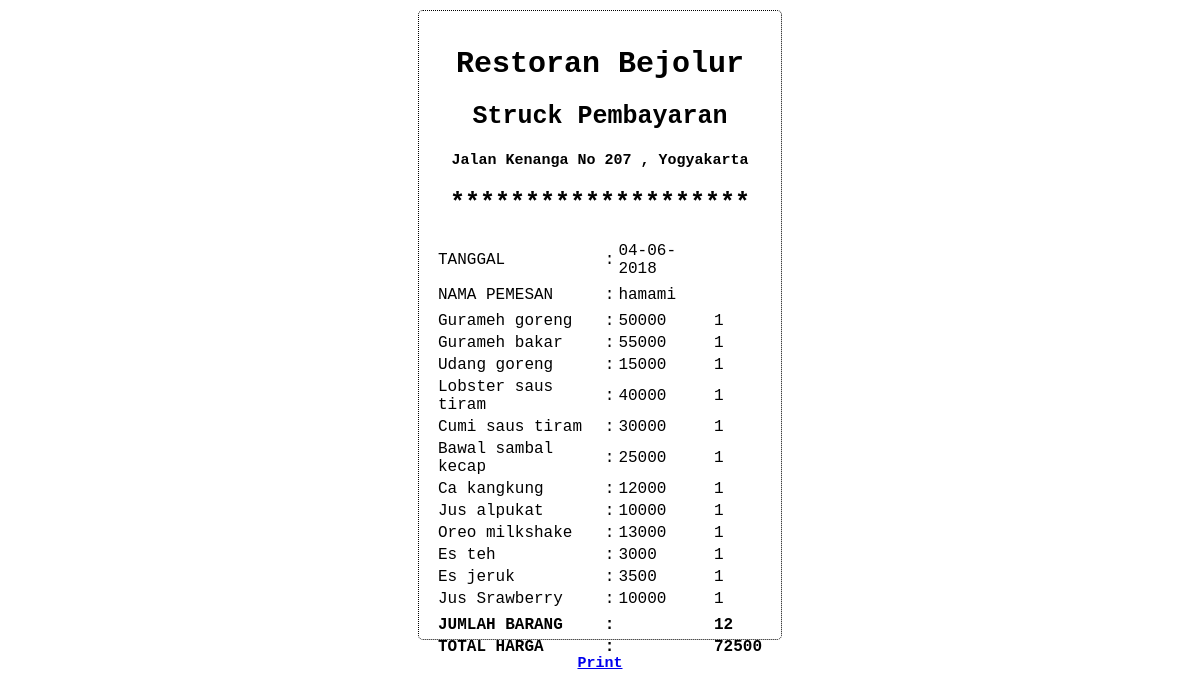
The page /struck.php?user=hamami on the database its author committed.
### tables this page shows
CREATE TABLE IF NOT EXISTS `pesan` (
  `namapelanggan` varchar(50) NOT NULL,
  `alamat` varchar(100) NOT NULL,
  `tanggalpesan` date NOT NULL,
  `order1` int(11) NOT NULL,
  `order2` int(11) NOT NULL,
  `order3` int(11) NOT NULL,
  `order4` int(11) NOT NULL,
  `order5` int(11) NOT NULL,
  `order6` int(11) NOT NULL,
  `order7` int(11) NOT NULL,
  `order8` int(11) NOT NULL,
  `order9` int(11) NOT NULL,
  `order10` int(11) NOT NULL,
  `order11` int(11) NOT NULL,
  `order12` int(11) NOT NULL,
  `totalharga` int(11) NOT NULL,
  `totalbarang` int(11) NOT NULL
);

### struck.php (the view, shortened to what this page needs)
<html>
<head>
	<link href ="struk.css" rel = "stylesheet" type="text/css" media = "all" />
</head>
<body>
	<div class="container">
		<h1> Restoran Bejolur </h1>
		<h2> Struck Pembayaran </h2>
		<h3> Jalan Kenanga No 207 , Yogyakarta</h3>
		<h2> ******************** </h2>
<?php
$tgl_skrg = date("d-m-Y");
$host = "localhost";
$username = "root";
$password = "";
$db_name = "jalres";
$konek = new mysqli($host, $username, $password , $db_name);
if($konek->connect_error){
  die("Koneksi Gagal Karena : ". $konek->connect_error);
}else {
$user = $_GET['user'];
$sql = "select * from pesan where namapelanggan = '$user' ";
$data = $konek->query($sql);
echo "<table border='0'>";
if ($data->num_rows > 0){
	while ($row = $data->fetch_assoc()) {
		echo "<tr>";
		echo "<td>TANGGAL </td>";
		echo "<td> : </td>";
		echo "<td> $tgl_skrg </td>";
		echo "</tr>";
		echo "<td></td>";
		echo "<tr>";
		echo "<td> NAMA PEMESAN </td>";
		echo "<td> : </td>";
		echo "<td>".$row['namapelanggan']."</td>";
		echo "</tr>";
		echo "<td></td>";
		echo "<tr>";
		echo "<td> Gurameh goreng </td>";
		echo "<td> : </td>";
		echo "<td>".$row['order1']*50000;
		echo "</td>";
		echo "<td>".$row['order1']."</td>";
		echo "</tr>";
		echo "<tr>";
		echo "<td> Gurameh bakar </td>";
		echo "<td> : </td>";
		echo "<td>".$row['order2']*55000;
		echo "</td>";
		echo "<td>".$row['order2']."</td>";
		echo "</tr>";
		echo "<tr>";
		echo "<td>  Udang goreng </td>";
		echo "<td> : </td>";
		echo "<td>".$row['order3']*15000;
		echo "</td>";
		echo "<td>".$row['order3']."</td>";
		echo "</tr>";
		echo "<tr>";
		echo "<td> Lobster saus tiram </td>";
		echo "<td> : </td>";
		echo "<td>".$row['order4']*40000;
		echo "</td>";
		echo "<td>".$row['order4']."</td>";
		echo "</tr>";
		echo "<tr>";
		echo "<td> Cumi saus tiram </td>";
		echo "<td> : </td>";
		echo "<td>".$row['order5']*30000;
		echo "</td>";
		echo "<td>".$row['order5']."</td>";
		echo "</tr>";
		echo "<tr>";
		echo "<td> Bawal sambal kecap </td>";
		echo "<td> : </td>";
		echo "<td>".$row['order6']*25000;
		echo "</td>";
		echo "<td>".$row['order6']."</td>";
		echo "</tr>";
		echo "<tr>";
		echo "<td> Ca kangkung </td>";
		echo "<td> : </td>";
		echo "<td>".$row['order7']*12000;
		echo "</td>";
		echo "<td>".$row['order7']."</td>";
		echo "</tr>";
		echo "<tr>";
		echo "<td> Jus alpukat </td>";
		echo "<td> : </td>";
		echo "<td>".$row['order8']*10000;
		echo "</td>";
		echo "<td>".$row['order8']."</td>";
		echo "</tr>";
		echo "<tr>";
		echo "<td> Oreo milkshake </td>";
		echo "<td> : </td>";
		echo "<td>".$row['order9']*13000;
		echo "</td>";
		echo "<td>".$row['order9']."</td>";
		echo "</tr>";
		echo "<tr>";
		echo "<td> Es teh </td>";
		echo "<td> : </td>";
		echo "<td>".$row['order10']*3000;
		echo "</td>";
		echo "<td>".$row['order10']."</td>";
		echo "</tr>";
		echo "<tr>";
		echo "<td> Es jeruk </td>";
		echo "<td> : </td>";
		echo "<td>".$row['order11']*3500;
		echo "</td>";
		echo "<td>".$row['order11']."</td>";
		echo "</tr>";
		echo "<tr>";
		echo "<td> Jus Srawberry </td>";
		echo "<td> : </td>";
		echo "<td>".$row['order12']*10000;
		echo "</td>";
		echo "<td>".$row['order12']."</td>";
		echo "</tr>";
		echo "<td></td>";
		echo "<tr>";
		echo "<td><b> JUMLAH BARANG </td>";
		echo "<td><b> : </td>";
		echo "<td></td>";
		echo "<td><b>".$row['totalbarang'];
		echo "</td>";
		echo "</tr>";
		echo "<tr>";
		echo "<td><b> TOTAL HARGA </td>";
		echo "<td><b> : </td>";
		echo "<td></td>";
		echo "<td><b>".$row['totalharga'];
		echo "</td>";
		echo "</tr>";
		echo "</table>";
	}
}else{
	echo"Tidak dapat di cetak";
}
}
?>
</div>
<h3><a href="#" onclick="window.print()"> Print </a> </h3>
</body>
</html>

### struk.css (style rules this page uses)
body { font-family: 'Courier New'; text-align: left; }
.container { width: 330px; height:580px; background-color: #FFF; border-radius : 5px; margin : 0 auto; border: 1px dotted black; margin-top :10px; padding-top: 1em; padding-bottom: 2em; padding-left: 1em; padding-right: 1em; }
h1 { text-align: center; font-size: 30px; }
h2 { text-align: center; font-size: 25px; }
h3 { text-align: center; font-size: 15px; }

### rows shown on the page
pesan: namapelanggan "hamami", $row['order1']*50000 "50000", order1 "1", $row['order2']*55000 "55000", order2 "1", $row['order3']*15000 "15000", order3 "1", $row['order4']*40000 "40000", order4 "1", $row['order5']*30000 "30000", order5 "1", $row['order6']*25000 "25000", order6 "1", $row['order7']*12000 "12000", order7 "1", $row['order8']*10000 "10000", order8 "1", $row['order9']*13000 "13000", order9 "1", $row['order10']*3000 "3000", order10 "1", $row['order11']*3500 "3500", order11 "1", $row['order12']*10000 "10000", order12 "1", totalbarang "12", totalharga "72500"
